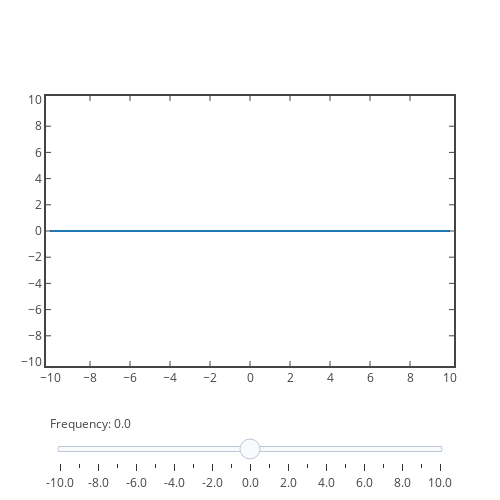

The code cell stored with this chart in its notebook:
### Code cell
# Uniform Flow interactive chart


# Set freestream velocity
Vinf = 1 # (units: m/s)
plt.rcParams["figure.figsize"] = (10,8)
# Set range
xr = 10
xl = -xr
yu = 10
yl = -yu

# Set x, y  points
npoints = 100
ncpoints = 21
dx = 0.01
x = np.linspace(xl, xr, npoints)
y = np.linspace(yl, yu, npoints)
X, Y = np.meshgrid(x, y)    

Z1 = Vinf * Y
Z2 = Vinf * X



data1 = [dict(
    visible = False,
    #name = '𝜈 = '+str(step),
    x = np.linspace(xl, xr, npoints),
    y = (np.divide(step,Vinf))*np.power(x,0)) for step in np.linspace(xl, xr, ncpoints)]
data1[10]['visible'] = True


steps = []
for i in range(len(data1)):
    step = dict(
        method = 'restyle',
        label = xl+i*(xr-xl)/(ncpoints-1),
        args = ['visible', [False] * len(data1)],
    )
    step['args'][1][i] = True # Toggle i'th trace to "visible"
    steps.append(step)    

sliders = [dict(
    active = 10,
    currentvalue = {"prefix": "Frequency: "},
    pad = {"t": 50},
    steps = steps
)]
    
layout = dict(sliders=sliders,
             autosize=False,
             width=500,
             height=500,
             margin=go.layout.Margin(
             l=50,
             r=50,
             b=100,
             t=100,
             pad=4
            ),
             xaxis=dict(
                range=[xl, xr],
                dtick = 2,
                ticks = 'inside',
                showgrid=False,
                zeroline=False,
                showline=True,
                mirror='ticks',
                gridcolor='#bdbdbd',
                gridwidth=2,
                #zerolinecolor='#969696',
                zerolinewidth=4,
                #linecolor='#636363',
                linewidth=2
            ),
            yaxis=dict(
                range=[yl, yu],
                dtick = 2,
                ticks = 'inside',
                showgrid=False,
                zeroline=False,
                showline=True,
                mirror='ticks',
                gridcolor='#bdbdbd',
                gridwidth=2,
                #zerolinecolor='#969696',
                zerolinewidth=4,
                #linecolor='#636363',
                linewidth=2
            )
)
fig = dict(data=data1, layout=layout)

iplot(fig, filename='Sine Wave Slider')
